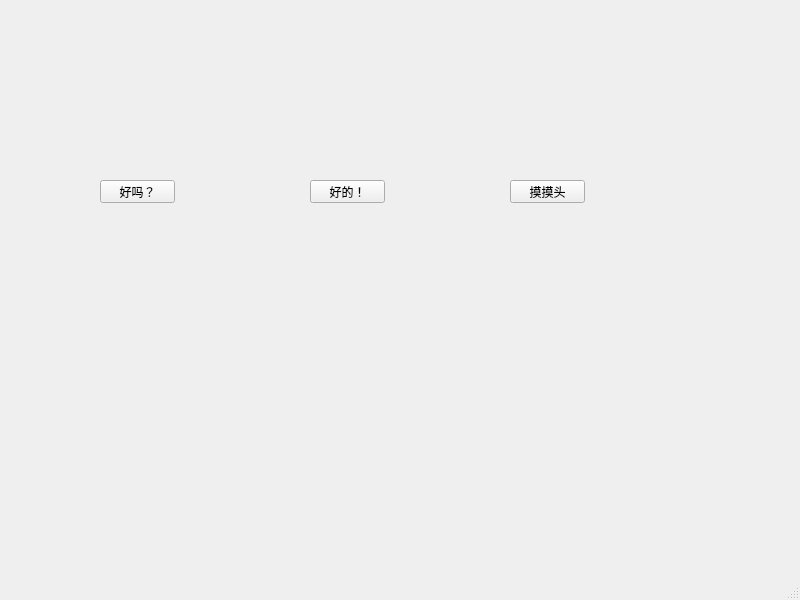
<?xml version="1.0" encoding="UTF-8"?>
<ui version="4.0">
 <class>MainWindow</class>
 <widget class="QMainWindow" name="MainWindow">
  <property name="geometry">
   <rect>
    <x>0</x>
    <y>0</y>
    <width>800</width>
    <height>600</height>
   </rect>
  </property>
  <property name="windowTitle">
   <string>MainWindow</string>
  </property>
  <widget class="QWidget" name="centralwidget">
   <widget class="QPushButton" name="pushButton_2">
    <property name="geometry">
     <rect>
      <x>310</x>
      <y>180</y>
      <width>75</width>
      <height>23</height>
     </rect>
    </property>
    <property name="text">
     <string>好的！</string>
    </property>
   </widget>
   <widget class="QPushButton" name="pushButton_3">
    <property name="geometry">
     <rect>
      <x>510</x>
      <y>180</y>
      <width>75</width>
      <height>23</height>
     </rect>
    </property>
    <property name="text">
     <string>摸摸头</string>
    </property>
   </widget>
   <widget class="QLabel" name="label">
    <property name="geometry">
     <rect>
      <x>90</x>
      <y>270</y>
      <width>191</width>
      <height>181</height>
     </rect>
    </property>
    <property name="text">
     <string/>
    </property>
    <property name="pixmap">
     <pixmap resource="demo.qrc">:/Pic/3110-2024-08-09100539-1723212339197.jpg</pixmap>
    </property>
   </widget>
   <widget class="QLabel" name="label_2">
    <property name="geometry">
     <rect>
      <x>340</x>
      <y>270</y>
      <width>221</width>
      <height>181</height>
     </rect>
    </property>
    <property name="text">
     <string/>
    </property>
    <property name="pixmap">
     <pixmap resource="demo.qrc">:/Pic/9108-2024-08-09095137-1723211497475.jpg</pixmap>
    </property>
   </widget>
   <widget class="QPushButton" name="pushButton">
    <property name="geometry">
     <rect>
      <x>100</x>
      <y>180</y>
      <width>75</width>
      <height>23</height>
     </rect>
    </property>
    <property name="text">
     <string>好吗？</string>
    </property>
   </widget>
  </widget>
  <widget class="QMenuBar" name="menubar">
   <property name="geometry">
    <rect>
     <x>0</x>
     <y>0</y>
     <width>800</width>
     <height>22</height>
    </rect>
   </property>
  </widget>
  <widget class="QStatusBar" name="statusbar"/>
 </widget>
 <resources>
  <include location="demo.qrc"/>
 </resources>
 <connections/>
</ui>
